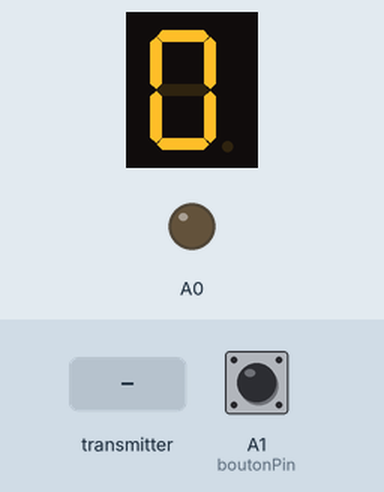
A sketch run on a simulated Arduino Uno, built with avr-gcc and run on an emulated ATmega328P. Shown: 1-digit seven-segment display, output pins drawn as LEDs (lit = HIGH). Wiring (inferred from the names in the program): 1-digit 7-segment display, segments lit when LOW: segments pin 9, pin 10, pin 2, pin 3, pin 4, pin 5, pin 6. The test bench sets the inputs (shaded band); at power-on: A1 (boutonPin) HIGH. No radio packets arrive unless stated; the segment pins are drawn as the display they are named for; pins used as bus, display or sensor lines are not drawn.

Above: at 1.2 s.
1.3 s: the transmitter starts sending receivedIndex = 256
At 1.9 s:
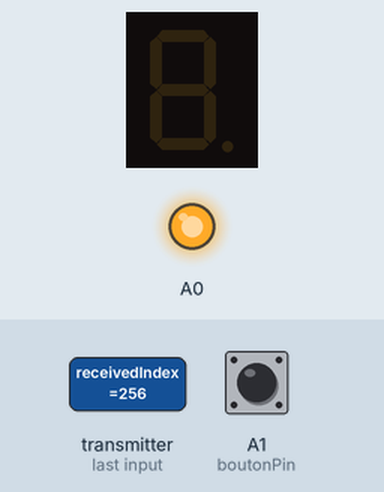
Timing chart, 0 to 4.3 s (numbered marks = the images above; inputs shaded):
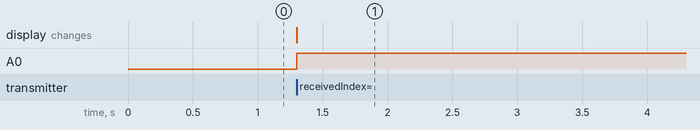

The sketch:

sketch_nov9a.ino
```cpp
#include <SPI.h>
#include <nRF24L01.h>
#include <RF24.h>

RF24 radio(7, 8);  // CE, CSN
const byte address[6] = "00001";
// Broches pour chaque segment (a, b, c, d, e, f, g, dp)
const int segments[] = {9, 10, 2, 3, 4, 5, 6};
// for push button
const int boutonPin = A1;

bool boutonEtatActuel = HIGH;
bool boutonEtatPrecedent = HIGH;

void setup() {
  Serial.begin(9600);
  radio.begin();
  radio.openReadingPipe(1, address);  // Adresse du récepteur
  radio.setPALevel(RF24_PA_LOW);      // Réglez la puissance de réception en fonction de vos besoins
  radio.startListening();
  // for led
  pinMode(A0, OUTPUT);
  // for push button
  pinMode(boutonPin, INPUT_PULLUP);
  // for 7 segment
  for (int i = 0; i <= 6; i++) {
    pinMode(segments[i], OUTPUT);
  }
  displayDigit(0);
  // Définir la broche du buzzer en tant que sortie
}

void loop() {
  if (radio.available()) {
    int receivedIndex;
    radio.read(&receivedIndex, sizeof(receivedIndex));
    if (receivedIndex != 0) {
      displayDigit(receivedIndex);
      activateLed();
    }
  }

  boutonEtatActuel = digitalRead(boutonPin);

  if (boutonEtatActuel == LOW && boutonEtatPrecedent == HIGH) {
    // Bouton enfoncé
    displayDigit(0);  // Afficher 0 dans le 7 segments
    analogWrite(A0, 0); // Éteindre la LED
  }

  boutonEtatPrecedent = boutonEtatActuel;
}

void displayDigit(int digit) {
  // Tableau de segments pour les chiffres 0-9 (inversé pour un afficheur à anode commune)
  byte digitSegments[10] = {
    B0111111,  // 0
    B0110000,  // 1
    B1011011,  // 2
    B1001111,  // 3
    B1100110,  // 4
    B1101101,  // 5
    B1111101,  // 6
    B0000111,  // 7
    B1111111,  // 8
    B1101111,  // 9
  };

  for (int i = 0; i < 8; i++) {
    digitalWrite(segments[i], !bitRead(digitSegments[digit], i)); // Inverser la valeur (LOW pour activer les segments)
  }
}

void activateLed() {
  analogWrite(A0, 128);
}
```

Measured:
- after the input at 1.3 s, A0: LOW → HIGH at once; the display: changes at once (image 1)
